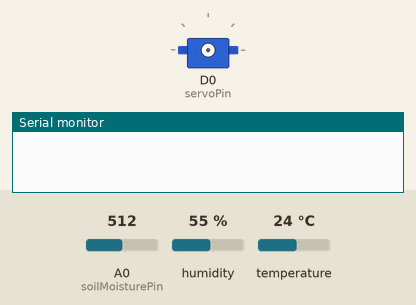
This sketch was run on a simulated ESP8266 (NodeMCU). On the bench: servo, the last lines printed to the serial monitor. Inputs (shaded band) come from the test bench; at power-on: A0 (soilMoisturePin) = 512, humidity 55 %, temperature 24 °C. WiFi joins after 1.5 s; servers stay silent unless stated; uploads are accepted with an empty reply.

Above: at 0.0 s.
At 3.2 s:
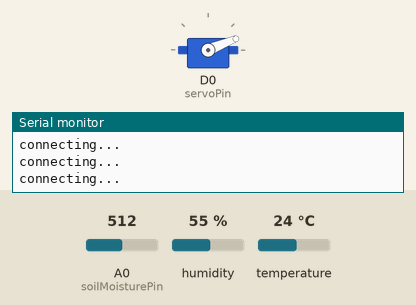
At 13.82 s:
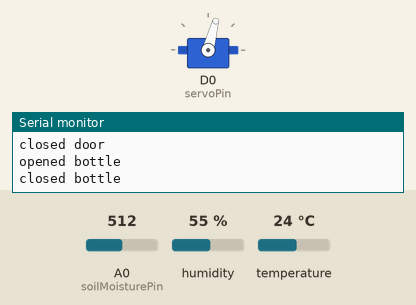
At 14.6 s:
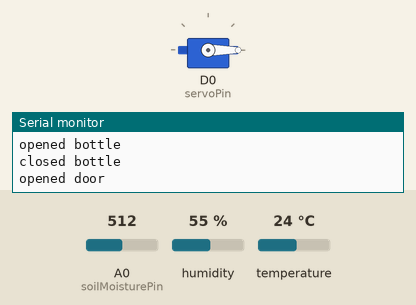
Timing chart, 0 to 16.1 s (numbered marks = the images above):
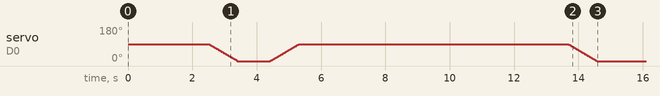

The sketch:

esp8266_project.ino
```cpp
#include <Servo.h>
#include <dht11.h>
#include <ArduinoJson.h>
#include <ESP8266WiFi.h>
#include <WiFiClientSecure.h>
#include <ESP8266WebServer.h>
#include <ESP8266HTTPClient.h>
bool doorOpen = false;
bool bottleOpen = false;
int servoPin = D0;
int stepperPin0 = D1;
int stepperPin1 = D2;
int stepperPin2 = D3;
int stepperPin3 = D4;
int dht11Pin = D5;
int soilMoisturePin = A0;
int _step = 512;
char _speed = 1;
dht11 DHT11;
int autoMode = 1;
float temperature = 25.00;
float humidity = 50.00;
float wantedTemperature = 25.00;
float wantedHumidity = 20.00;
float tempDiffTop = 2.00;
float tempDiffBottom = -2.00;
float humDiffTop = 2.00;
float humDiffBottom = -2.00;

char airAction = 0;
char groundAction = 0;

float groundHumidity = 20.00;
float wantedGroundHumidity = 35.00;
int action = 0;
int reccAction = 0;
Servo myservo;

/* Set these to your desired credentials. */
const char *ssid = "your_ssid_here";
const char *password = "your_password_here";

//Link to read data from https://jsonplaceholder.typicode.com/comments?postId=7
//Web/Server address to read/write from
const char *host = "temp-hum-esp8266.herokuapp.com";
const int httpsPort = 443;  //HTTPS= 443 and HTTP = 80

//SHA1 finger print of certificate use web browser to view and copy
StaticJsonDocument<1024> doc;
const char fingerprint[] PROGMEM = "30 82 01 0a 02 82 01 01 00 c9 cd d6 b1 f8 39 b6 2e 63 93 47 6f ec 55 e1 55 77 d1 9f 9d c6 99 12 71 61 56 ca 2e 32 37 ce 9e 4c e0 3d f4 0f 45 76 e0 b4 d1 40 e0 b4 cc 1a 0c 3f eb e8 b5 5f b6 56 98 d3 29 8a 29 ae 3e 3b 6e 0f 10 7e 4c ae a4 7d d7 dc 89 35 2d a2 fa 59 49 d3 14 07 b6 19 4a b1 6f 46 1e ec b2 78 e8 ba 66 92 bb 70 f1 ae 6a d4 7e 67 98 30 8c 6c 4f a0 c1 32 b7 5b 33 31 7f 01 51 9a 6c 1f ef fd 48 9d b3 94 2d 29 4e 6d cf d3 a4 0e 65 b9 10 13 38 90 c2 d3 96 3e 3e f6 f3 96 59 50 61 c2 71 f6 ff d5 d6 23 26 9c 54 8a c9 bc a7 d4 c0 21 99 d6 e9 48 19 e3 ce eb eb 5d 87 14 96 05 7d 2d db 08 79 d2 e0 9b 24 4e c4 94 83 b0 2e 27 3e cf c7 8e 80 00 ab 86 27 c0 a8 57 d0 35 18 70 2a d2 78 05 c2 98 7b 8b ab 50 22 00 31 4a c9 e2 5c 7c fd e3 f2 60 66 29 a3 e6 b9 f5 d1 d6 d7 53 6f 13 8e 95 d0 75 81 02 03 01 00 01";
//=======================================================================
//                    Power on setup
//=======================================================================


void setup() {
  Serial.begin(9600);
  WiFi.mode(WIFI_OFF);        //Prevents reconnection issue (taking too long to connect)
  delay(1000);
  WiFi.mode(WIFI_STA);        //Only Station No AP, This line hides the viewing of ESP as wifi hotspot

  WiFi.begin(ssid, password);     //Connect to your WiFi router
  // Wait for connection
  while (WiFi.status() != WL_CONNECTED) {
    delay(500);
    Serial.println("connecting...");
  }
  pinMode(stepperPin0, OUTPUT);
  pinMode(stepperPin1, OUTPUT);
  pinMode(stepperPin2, OUTPUT);
  pinMode(stepperPin3, OUTPUT);
  pinMode(servoPin, OUTPUT);
  myservo.attach(servoPin);  // attaches the servo on GIO2 to the servo object
  openDoor();
  delay(1000);
  closeDoor();
  openBottle();
  closeBottle();
}

void loop() {
  int chk = DHT11.read(dht11Pin);
  humidity = (float)DHT11.humidity;
  temperature = (float)DHT11.temperature;
  groundHumidity = analogRead(soilMoisturePin);
  groundHumidity = map(groundHumidity, 0, 1023, 0, 100);

  int humComp = 0;
  int tempComp = 0;

  if(humidity - wantedHumidity > humDiffTop){
    humComp = 1;
  }
  else if(humidity-wantedHumidity<humDiffBottom){
    humComp = -1;
  }
  else humComp = 0;

  if(temperature - wantedTemperature > tempDiffTop){
    tempComp = 1;
  }
  else if(temperature-wantedTemperature<tempDiffBottom){
    tempComp = -1;
  }
  else tempComp = 0;

  int tempHumComp = humComp+tempComp;


  if(tempHumComp>0){
    airAction=1; //high temp/hum == open door
  }else if (tempHumComp<0){
    airAction = 2; //low temp/hum == close door
  }else{
    airAction = 0; //ok temp/hum == do nothing;
  }

  if(groundHumidity - wantedGroundHumidity > humDiffTop){
    groundAction=1; //high ground hum == close bottle
  }else if (groundHumidity - wantedGroundHumidity < humDiffBottom){
    groundAction = 2; //low ground hum == open bottle
  }else{
    groundAction = 0; //ok ground hum == do nothing;
  }


  if(autoMode==1){
    if(airAction==1&&!doorOpen)openDoor();
    else if(airAction==2&&doorOpen)closeDoor();

    if(groundAction==1&&bottleOpen)closeBottle();
    else if(groundAction==2&&!bottleOpen)openBottle();
  }else{
    int manualAirAction = action/10;
    int manualGroundAction = action%10;

    if(manualAirAction==1&&!doorOpen)openDoor();
    else if(manualAirAction==2&&doorOpen)closeDoor();

    if(manualGroundAction==1&&bottleOpen)closeBottle();
    else if(manualGroundAction==2&&!bottleOpen)openBottle();
  }


  reccAction = airAction*10+groundAction;
  /*
   * action list :
   * 0 = ok
   * 1 = ground: too humid, air/temp too high
   * 2 = ground: not humid enough, air/temp too low
  */

  WiFiClientSecure httpsClient;    //Declare object of class WiFiClient
  httpsClient.setInsecure();

  httpsClient.setFingerprint(fingerprint);
  httpsClient.setTimeout(15000); // 15 Seconds
  delay(1000);

  int r=0; //retry counter
  while((!httpsClient.connect(host, httpsPort)) && (r < 30)){
      delay(100);
      r++;
  }
  if(r==30) {
    Serial.println("Connection failed");
  }

  String Link;

  //POST Data
  Link = "/send-data";

  String postData = getData();
  String line;
  httpsClient.print(String("POST ") + Link + " HTTP/1.1\r\n" +
               "Host: " + host + "\r\n" +
               "Content-Type: application/x-www-form-urlencoded"+ "\r\n" +
               "Content-Length: " + postData.length() + "\r\n\r\n" +
               postData + "\r\n" +
               "Connection: close\r\n\r\n");

  //Serial.println("READING HTTPSCLIENT LINES");
  while (httpsClient.connected()) {
    String line = httpsClient.readStringUntil('\n');
    //Serial.println(line);
    if (line == "\r") {
      break;
    }
  }
  while(httpsClient.available()){
    line = httpsClient.readStringUntil('\n');  //Read Line by Line
    if(line.indexOf("wntTmp")>0){
      Serial.println("VALUABLE DATA");
      Serial.println("=================");
      Serial.println(line);
      Serial.println("=================");
      String message = "";
      DeserializationError error  = deserializeJson(doc, line);
      if(error){
        Serial.print(F("network deserializeJson() failed. "));
        Serial.println(error.c_str());
      }else{
        wantedTemperature = doc["wntTmp"];
        wantedHumidity = doc["wntHum"];
        wantedGroundHumidity = doc["wntGHum"];
        autoMode= doc["aut"];
        action = doc["act"];
        doc.clear();
        doc["msg"]="2";
        doc["t"]=wantedTemperature;
        doc["h"]=wantedHumidity;
        doc["gh"]=wantedGroundHumidity;
        doc["aut"]=autoMode;
        doc["act"]=action;
        delay(2000);
        serializeJson(doc, Serial);
      }
    }
  }
}

void closeDoor(){
  for(int num=0;num<=90;num++)
  {
     myservo.write(num);//back to 'num' degrees(0 to 180)
     delay(10);//control servo speed
  }
  doorOpen=false;
  Serial.println("closed door");
}

void openDoor(){
  for(int num=90;num>=0;num--)
  {
     myservo.write(num);//back to 'num' degrees(180 to 0)
     delay(10);//control servo speed
  }
  doorOpen = true;
  Serial.println("opened door");
}


void openBottle(){
  Step(512);
  bottleOpen=true;
  Serial.println("opened bottle");
}

void closeBottle(){
  Step(-512);
  bottleOpen=false;
  Serial.println("closed bottle");
}

void Step(int _step)//Stepper motor rotation
{
  if(_step>=0){  // Stepper motor forward
    for(int i=0;i<_step;i++){
      setStep(1, 0, 0, 1);
      delay(_speed);
      setStep(1, 0, 0, 0);
      delay(_speed);
      setStep(1, 1, 0, 0);
      delay(_speed);
      setStep(0, 1, 0, 0);
      delay(_speed);
      setStep(0, 1, 1, 0);
      delay(_speed);
      setStep(0, 0, 1, 0);
      delay(_speed);
      setStep(0, 0, 1, 1);
      delay(_speed);
      setStep(0, 0, 0, 1);
      delay(_speed);
    }
  }else{ // Stepper motor backward
     for(int i=_step;i<0;i++){
      setStep(0, 0, 0, 1);
      delay(_speed);
      setStep(0, 0, 1, 1);
      delay(_speed);
      setStep(0, 0, 1, 0);
      delay(_speed);
      setStep(0, 1, 1, 0);
      delay(_speed);
      setStep(0, 1, 0, 0);
      delay(_speed);
      setStep(1, 1, 0, 0);
      delay(_speed);
      setStep(1, 0, 0, 0);
      delay(_speed);
      setStep(1, 0, 0, 1);
      delay(_speed);
    }
   }
}
void setStep(int a, int b, int c, int d)
{
    digitalWrite(stepperPin0, a);
    digitalWrite(stepperPin1, b);
    digitalWrite(stepperPin2, c);
    digitalWrite(stepperPin3, d);
}

String getData(){
  String output = "tmp=" + String(temperature);
  output+= "&hum=" + String(humidity);
  output+= "&gHum=" + String(groundHumidity);
  output+= "&act=" + String(reccAction);
  //Serial.println("OUTPUT");
  Serial.println(output);
  //Serial.println("=============");
  return output;
}
```
